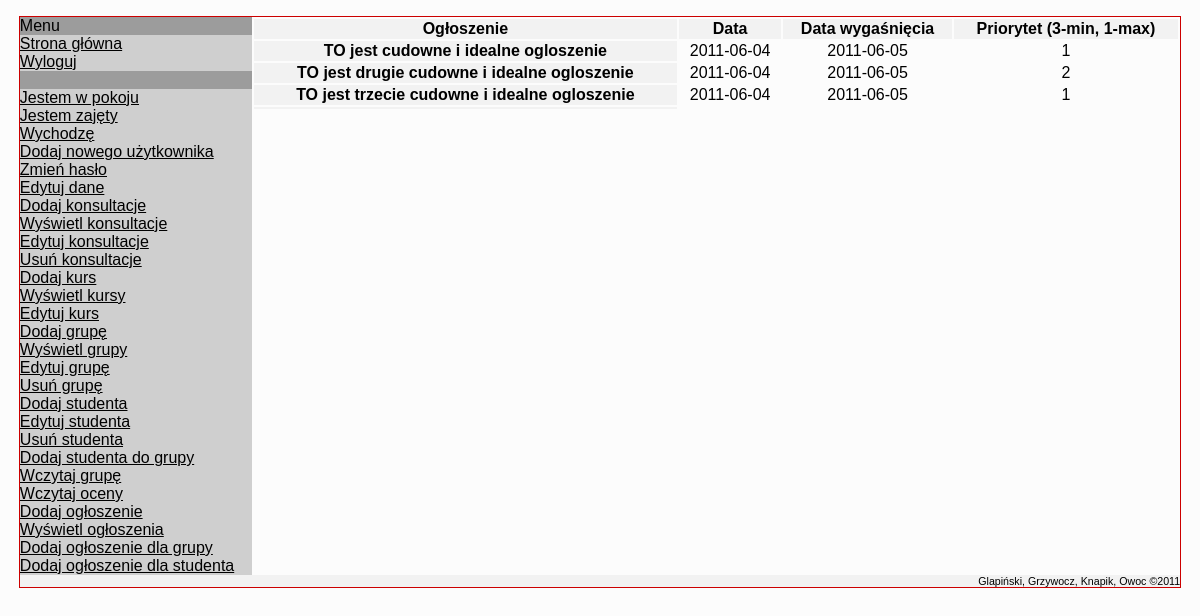
The page /backend/admin.php?action=admin_ogloszenie_wyswietl (signed in) on the database its author committed.
### tables this page shows
create table ogloszenia
(
   id_ogloszenia        int not null auto_increment,
   id_osoby             smallint not null,
   ogloszenie           text not null,
   data                 date not null,
   data_wygasniecia     date,
   priorytet            int(3) not null,
   primary key (id_ogloszenia)
);

### backend/admin_ogloszenie.php (the view, shortened to what this page needs)
<?php
function ogloszenia(&$db)
{
	echo "<table>";
	echo "<tr><th>Ogłoszenie</th><th>Data</th><th>Data wygaśnięcia</th><th>Priorytet (3-min, 1-max)</th></tr>";
	$query = 'SELECT id_osoby FROM prowadzacy WHERE email = \''.$_SESSION['user'].'\'';
	$wynik = $db->query($query);
	$wiersz = $wynik->fetch_assoc();
	$id=$wiersz['id_osoby'];
	$query = 'SELECT id_ogloszenia, ogloszenie, data, data_wygasniecia, priorytet FROM ogloszenia WHERE id_osoby = \''.$id.'\' order by id_ogloszenia';
	$wynik = $db->query($query);
	if($wynik->num_rows > 0)
	{
		for($i=0;$i<=$wynik->num_rows;$i++)
		{
			$wiersz = $wynik->fetch_assoc();
			echo "<tr><th>".$wiersz['ogloszenie']."</th><td>".$wiersz['data']."</td><td>".$wiersz['data_wygasniecia']."</td><td>".$wiersz['priorytet']."</td></tr>";
		}
	}
	echo "</table>";
}
?>

### backend/css/style.css (style rules this page uses)
body { font-family: helvetica; font-size: 1em; background-color: #fcfcfc; content="text/html; charset=UTF-8"; http-equiv="Content-Type"; }
table { width: 80%; margin-bottom: 1em; }
th { background-color: #f2f2f2; vertical-align: top; }
td { text-align: center; vertical-align: top; }

### rows shown on the page
ogloszenia: ogloszenie "TO jest cudowne i idealne ogloszenie", data "2011-06-04", data_wygasniecia "2011-06-05", priorytet "1"
ogloszenia: ogloszenie "TO jest drugie cudowne i idealne ogloszenie", data "2011-06-04", data_wygasniecia "2011-06-05", priorytet "2"
ogloszenia: ogloszenie "TO jest trzecie cudowne i idealne ogloszenie", data "2011-06-04", data_wygasniecia "2011-06-05", priorytet "1"

### other values the page prints
$var "Strona główna"
$var "Wyloguj"
$var "Jestem w pokoju"
$var "Jestem zajęty"
$var "Wychodzę"
$var "Dodaj nowego użytkownika"
$var "Zmień hasło"
$var "Edytuj dane"
$var "Dodaj konsultacje"
$var "Wyświetl konsultacje"
$var "Edytuj konsultacje"
$var "Usuń konsultacje"
$var "Dodaj kurs"
$var "Wyświetl kursy"
$var "Edytuj kurs"
